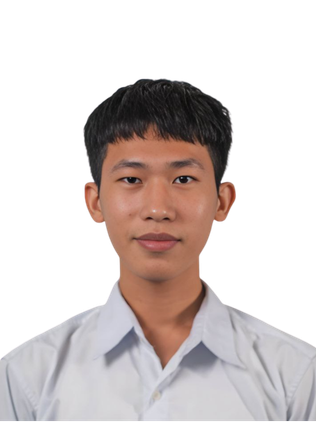
#> input picture assets/team-1.png, 316 x 422 px, found by its file name; its folder holds 4 pictures in this run
$ python trim_team_portraits.py
#> lines starting #> are read from the running program, lines starting #| are printed output that depends on the picture
from pathlib import Path
from PIL import Image

assets = Path(r'C:\Users\User\Downloads\rentify-national-challenge\assets')
for i in range(1, 6):
    source = assets / f'team-{i}.png'
    image = Image.open(source).convert('RGBA')
#> image is the input picture: PIL image 316x422 RGBA; mean R, G, B, A 74.2, 64.9, 63.1, 112.4
    bounds = image.getchannel('A').getbbox()
#> bounds = (0, 76, 316, 422)
    assert bounds, f'Portrait is fully transparent: {source.name}'
    image.crop(bounds).save(assets / f'team-{i}-cropped.png')
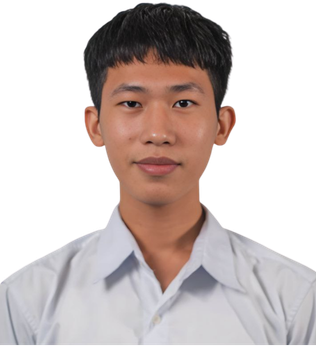
#> saved as team-1-cropped.png: PIL image 316x346 RGBA; mean R, G, B, A 90.5, 79.2, 77, 137.1; transparent parts drawn white
    print(f'{source.name}: {image.size} -> {image.crop(bounds).size}')
#| team-1.png: (316, 422) -> (316, 346)
#> pass 3 of the loop `for i in range(1, 6):`:
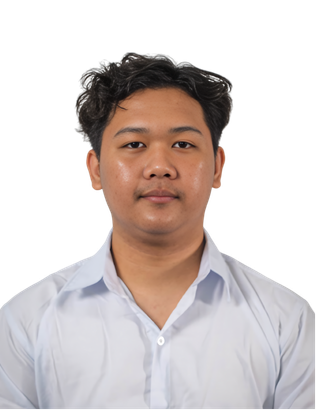
#> input picture assets/team-3.png, 316 x 410 px, found by its file name
#> image is the input picture: PIL image 316x410 RGBA; mean R, G, B, A 95.9, 86.6, 84.6, 134.4
#> bounds = (0, 50, 316, 410)
#> `image.crop(bounds).save(assets / f'team-{i}-cropped.png')`:
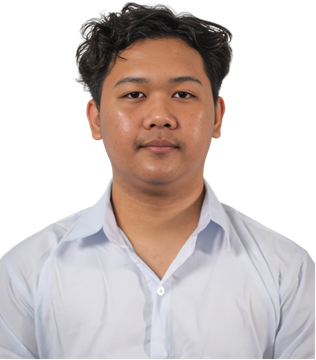
#> saved as team-3-cropped.png: PIL image 316x360 RGBA; mean R, G, B, A 109.3, 98.7, 96.3, 153.1; transparent parts drawn white
#| team-3.png: (316, 410) -> (316, 360)
#> (the run stopped early here; a loop or call above may not have finished)
